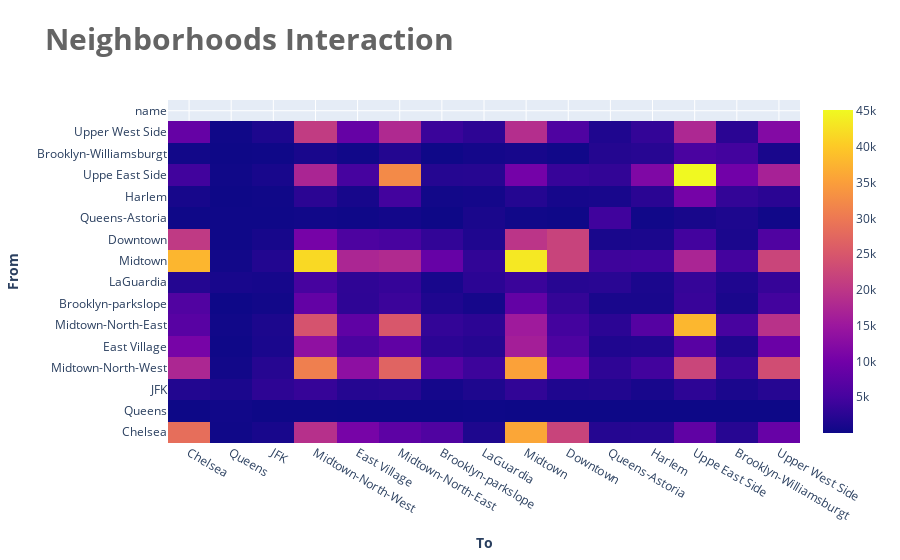
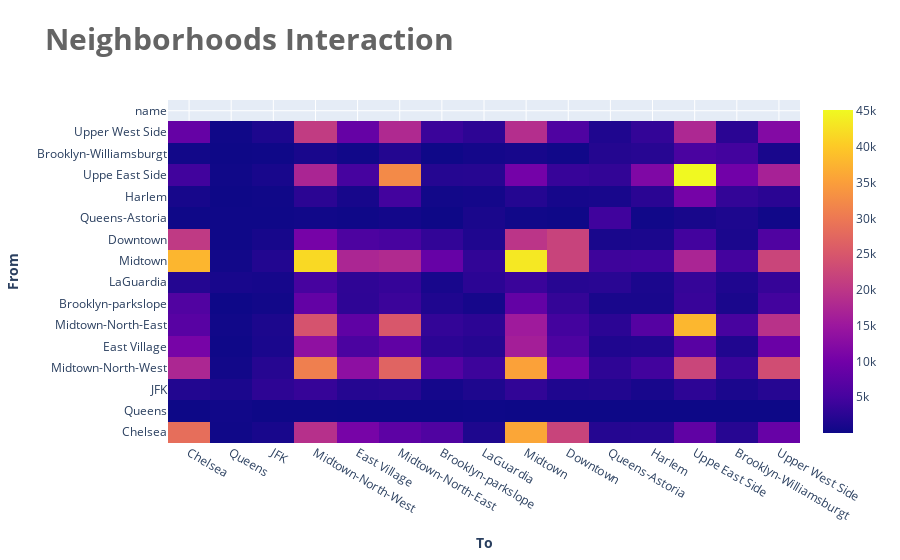

Write notebook code for charts like these, in order.
### Markdown cell above
* center Manhattan neighborhood : most taxi crowded
* symmetrical heatmap : cluster not have more pickups than dropoff or other way around

### Code cell
trace = go.Heatmap(z= np.array(rides_df.values),
                  x = rides_df.columns[:-1],
                  y = rides_df.columns)
layout = dict(
    title = ' <b>Neighborhoods Interaction</b>',
    titlefont = dict(
    size = 30,
    color = ('rgb(100,100,100)')),
    margin = dict(t=100,r=100,b=100,l=150),
        yaxis = dict(
            title = ' <b> From </b>'),
        xaxis = dict(
            title = '<b> To </b>'))
data=[trace]
fig = go.Figure(data=data, layout=layout)
py.iplot(fig, filename='labelled-heatmap')

### Figure 1 — Plotly figure (JSON) as saved in the notebook; plotly's stock layout.template omitted (floating-point values rounded to 4 significant figures; data arrays with more than 128 entries replaced by an {"elided": "..."} marker saying what was removed)
{"data": [{"y": ["Chelsea", "Queens", "JFK", "Midtown-North-West", "East Village", "Midtown-North-East", "Brooklyn-parkslope", "LaGuardia", "Midtown", "Downtown", "Queens-Astoria", "Harlem", "Uppe East Side", "Brooklyn-Williamsburgt", "Upper West Side", "name"], "x": ["Chelsea", "Queens", "JFK", "Midtown-North-West", "East Village", "Midtown-North-East", "Brooklyn-parkslope", "LaGuardia", "Midtown", "Downtown", "Queens-Astoria", "Harlem", "Uppe East Side", "Brooklyn-Williamsburgt", "Upper West Side"], "z": {"elided": "15x16 mixed values"}, "type": "heatmap"}], "layout": {"yaxis": {"title": {"text": " <b> From </b>"}}, "margin": {"r": 100, "b": 100, "l": 150, "t": 100}, "xaxis": {"title": {"text": "<b> To </b>"}}, "title": {"text": " <b>Neighborhoods Interaction</b>", "font": {"color": "rgb(100,100,100)", "size": 30}}}}

### Figure 2 — Plotly figure (JSON) as saved in the notebook; plotly's stock layout.template omitted (floating-point values rounded to 4 significant figures; data arrays with more than 128 entries replaced by an {"elided": "..."} marker saying what was removed)
{"data": [{"y": ["Chelsea", "Queens", "JFK", "Midtown-North-West", "East Village", "Midtown-North-East", "Brooklyn-parkslope", "LaGuardia", "Midtown", "Downtown", "Queens-Astoria", "Harlem", "Uppe East Side", "Brooklyn-Williamsburgt", "Upper West Side", "name"], "x": ["Chelsea", "Queens", "JFK", "Midtown-North-West", "East Village", "Midtown-North-East", "Brooklyn-parkslope", "LaGuardia", "Midtown", "Downtown", "Queens-Astoria", "Harlem", "Uppe East Side", "Brooklyn-Williamsburgt", "Upper West Side"], "z": {"elided": "15x16 mixed values"}, "type": "heatmap"}], "layout": {"yaxis": {"title": {"text": " <b> From </b>"}}, "margin": {"r": 100, "b": 100, "l": 150, "t": 100}, "xaxis": {"title": {"text": "<b> To </b>"}}, "title": {"text": " <b>Neighborhoods Interaction</b>", "font": {"color": "rgb(100,100,100)", "size": 30}}}}
